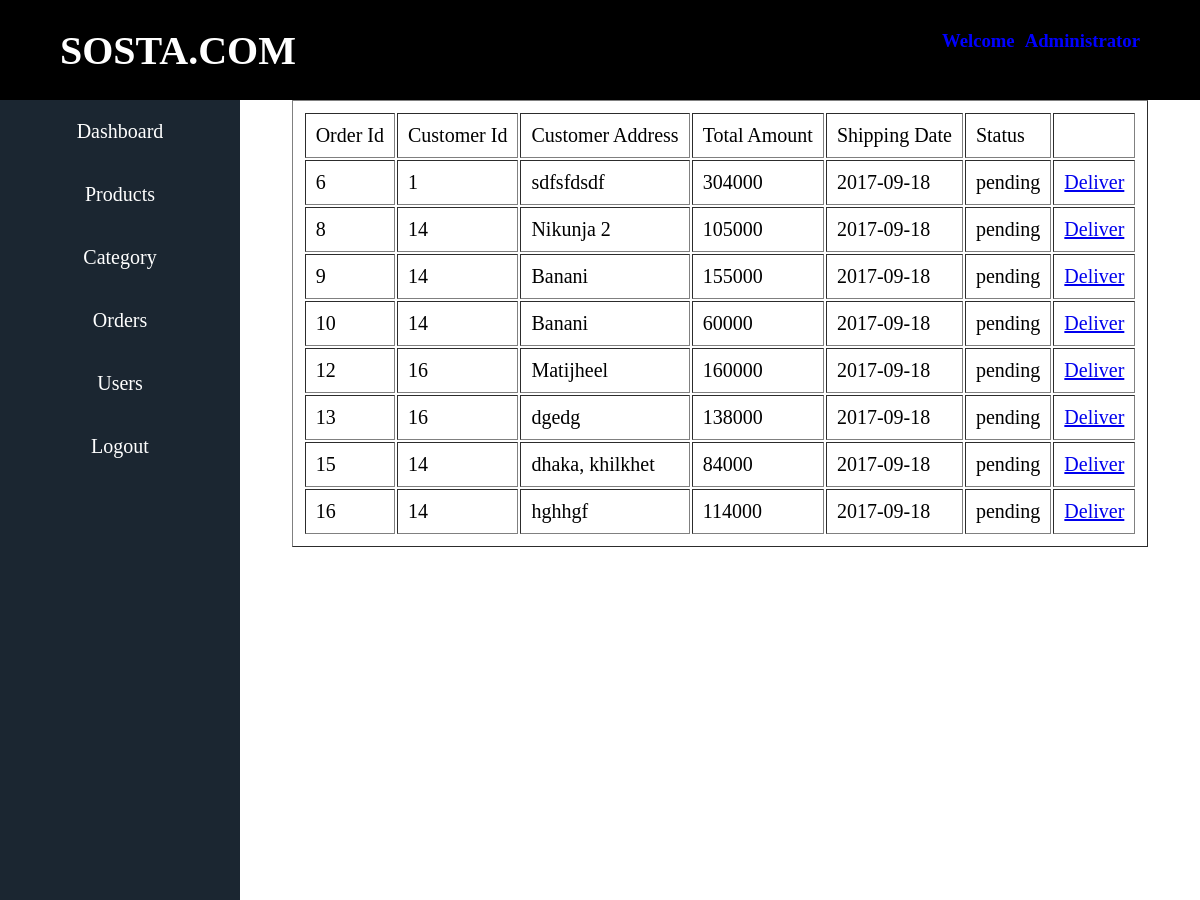
The app's page /app/adminPendingOrder.php (signed in) with its own data.
### tables this page shows
CREATE TABLE `order` (
  `id` int(11) NOT NULL,
  `customer_id` int(11) NOT NULL,
  `customer_address` varchar(300) NOT NULL,
  `order_date` date NOT NULL,
  `shipping_date` date NOT NULL,
  `order_amount` int(11) NOT NULL,
  `delivery_status` varchar(10) NOT NULL
);

### data/dbconnector.php (called while the page is built, shortened)
<?php
    $host="127.0.0.1:3306";
    $user="root";
    $pass="";
    $dbname="sostadb";
    function executeSQL($sql){
        global $host, $user, $pass, $dbname, $port;
        $link=mysqli_connect($host, $user, $pass, $dbname);
        $result = mysqli_query($link, $sql);
        return $result;
    }
?>

### data/order_data_access.php (called while the page is built, shortened)
<?php require_once "dbconnector.php"; ?>
<?php
	function findOrderByDvStatus($status)
	{
		$query="SELECT * FROM `order` WHERE delivery_status='$status'";
		$result = executeSQL($query);
		return $result;
		$orders = array();
		return $orders;
	}
?>

### service/order_service.php (called while the page is built, shortened)
<?php require_once "../data/order_data_access.php"; ?>
<?php
	function findOrderUsingStatus($status)
	{
		return findOrderByDvStatus($status);
	}
?>

### app/adminPendingOrder.php (the view, shortened to what this page needs)
<?php
		require_once('../data/dbconnector.php');
		require_once "../service/order_service.php";
		$orders=findOrderUsingStatus("pending");
?>
<!DOCTYPE HTML>
<html lang="en-US">
<head>
	<link rel="stylesheet" href="CSS/style.css" />
</head>
<body>
	<header class="menu">
		<div class="container">
			<div class="leftcontainer">
				<a href="index.php"><h1>SOSTA.COM</h1></a>
			</div>
			<div class="rightcontainer">
				<h3>Welcome</h3>
				<h3><?php echo $_SESSION['name'];?></h3>
			</div>
		</div>
	</header>
	<?php
		if($_SESSION['id']==1)
		{
			require_once "adminLeftMenu.php";
		}else{
			require_once "userLeftMenu.php";
		}
	?>
	<div class="delete_area_right">
			<?php
				echo '<center><table border="1px" style="font-size:20px; padding:10px;">
						<tr >
								<td style="font-size:20px; padding:10px;">Order Id</td>
								<td style="font-size:20px; padding:10px;">Customer Id</td>
								<td style="font-size:20px; padding:10px;">Customer Address</td>
								<td style="font-size:20px; padding:10px;">Total Amount</td>
								<td style="font-size:20px; padding:10px;">Shipping Date</td>
								<td style="font-size:20px; padding:10px;">Status</td>
								<td style="font-size:20px; padding:10px;"></td>
							</tr>';
				foreach($orders as $row)
				{
					echo ' <tr >
								<td style="font-size:20px; padding:10px;">'.$row['id'].'</td>
								<td style="font-size:20px; padding:10px;">'.$row['customer_id'].'</td>
								<td style="font-size:20px; padding:10px;">'.$row['customer_address'].'</td>
								<td style="font-size:20px; padding:10px;">'.$row['order_amount'].'</td>
								<td style="font-size:20px; padding:10px;">'.$row['shipping_date'].'</td>
								<td style="font-size:20px; padding:10px;">'.$row['delivery_status'].'</td>
								<td style="font-size:20px; padding:10px;"> <a href="deliver.php?id='.$row['id'].'">Deliver</a></td>
							</tr>';
				}
				echo '</table></center>';
			?>
	</div>
</body>
</html>

### app/adminLeftMenu.php (shortened to what this page needs)
<div class="left_menu">
		<ul>
			<li><input type="button" value="Dashboard" onclick="showdash()"/></li>
			<li><input type="button" name="product" value="Products" onclick="showtpro()"/>
			</li>
			<li><input type="button" value="Category"/>
			</li>
			<li><input type="button" value="Orders"/>
			</li>
			<li><input type="button" value="Users"/></li>
			<li><a href="logout.php"><input type="button" value="Logout"/></a></li>
		</ul>
	</div>

### app/CSS/style.css (style rules this page uses)
body { margin:0px; width:100%; margin:auto; }
.container { width:90%; margin:auto; }
.leftcontainer { float:left; }
.leftcontainer a { display:block; color:white; font-size:20px; font-family:tahoma; text-decoration:none; }
.rightcontainer { float:right; color:#fff; }
.rightcontainer h3 { float:left; margin-left:10px; margin-top:30px; }
.menu { float:right; background-color:black; width:100%; height:100px; display:block; box-sizing:border-box; }
.left_menu { width:20%; float:left; margin:0px; background-color: #1b2631 ; min-height: 100vh !important; }
.left_menu ul { list-style:none; margin:0px; width:100%; padding:0px; text-align:left; }
.left_menu ul li { position:relative; width:100%: }
.left_menu ul li input { font-size:20px; font-family:tahoma; padding:20px; color:white; width:100%; background-color:#1b2631; margin:0px; border:none; }
.product h2,h3 { color:blue; text-align:center; margin:0px; }
.delete_area_right { width:80%; float:right; display:inline-block; }

### records on screen
order: id "6", customer "1", customer_address "sdfsfdsdf", order_amount "304000", shipping_date "2017-09-18", delivery_status "pending"
order: id "8", customer "14", customer_address "Nikunja 2", order_amount "105000", shipping_date "2017-09-18", delivery_status "pending"
order: id "9", customer "14", customer_address "Banani", order_amount "155000", shipping_date "2017-09-18", delivery_status "pending"
order: id "10", customer "14", customer_address "Banani", order_amount "60000", shipping_date "2017-09-18", delivery_status "pending"
order: id "12", customer "16", customer_address "Matijheel", order_amount "160000", shipping_date "2017-09-18", delivery_status "pending"
order: id "13", customer "16", customer_address "dgedg", order_amount "138000", shipping_date "2017-09-18", delivery_status "pending"
order: id "15", customer "14", customer_address "dhaka, khilkhet", order_amount "84000", shipping_date "2017-09-18", delivery_status "pending"
order: id "16", customer "14", customer_address "hghhgf", order_amount "114000", shipping_date "2017-09-18", delivery_status "pending"

### other values on screen
$_SESSION['name'] "Administrator"
